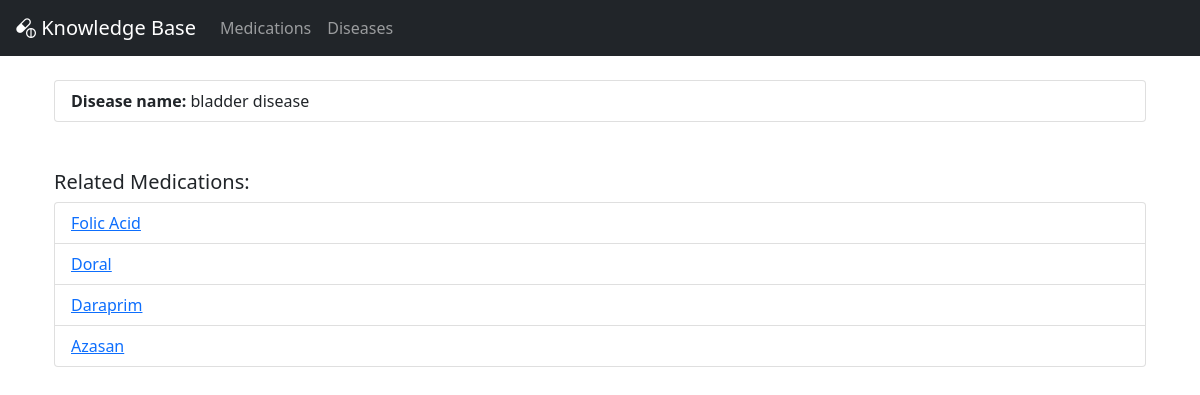
Page /disease_details/1/ on the committed database.
### health_catalog/models.py (models this page shows, shortened)
class Disease(models.Model):
    name = models.CharField(max_length=200)
    medications = models.ManyToManyField(Medication, related_name='diseases')

class Medication(models.Model):
    uuid = models.UUIDField(unique=True)
    name = models.CharField(max_length=200)
    description = models.TextField()
    released = models.DateField()

### health_catalog/views.py (the view)
# urls.py: path('disease_details/<int:pk>/', DiseaseDetailView.as_view(), name='disease_details'),
class DiseaseDetailView(DetailView):
    model = Disease
    context_object_name = 'disease'
    template_name = 'disease_details.html'

### health_catalog/templates/health_catalog/disease_details.html (shortened to what this page needs)
{% extends 'base.html' %}
{% block content %}
    <div class="container mt-3">
        <ul class="list-group mb-5">
            <li class="list-group-item"><strong>Disease name:</strong> {{ disease.name }}</li>
        </ul>
        <h5>Related Medications:</h5>
        <ul class="list-group">
            {% for medication in disease.medications.all %}
                <li class="list-group-item">
                    <a href="{% url 'medication_details' medication.id %}">{{ medication.name }}</a>
                </li>
            {% endfor %}
        </ul>
    </div>
{% endblock %}

### rows in the picture
Disease: name "bladder disease"
Medication: name "Folic Acid"
Medication: name "Doral"
Medication: name "Daraprim"
Medication: name "Azasan"
